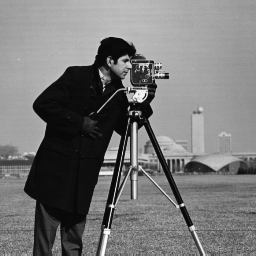
#> input picture Assignment-1/Task_8/Cameraman.tiff, 256 x 256 px, found by its file name
$ jupyter execute script_part1.ipynb
#> lines starting #> are read from the running program, lines starting #| are printed output that depends on the picture; after the words box and inside, x2 and y2 are one past the last pixel; in counts of white or black regions, pixels touching at a corner belong together
[cell 1]
import matplotlib.pyplot as plt
import imageio
from skimage import io, feature, color, transform, filters
import numpy as np
from scipy import ndimage as ndi
from scipy.ndimage import maximum_filter, label, find_objects
from skimage.feature import peak_local_max
from skimage import img_as_float
import cv2
from skimage.transform import hough_line, hough_line_peaks

[cell 2]
image = imageio.imread('cameraman.tiff')
#> image is the input picture: shape (256, 256); min 7, max 253, mean 118.7

# Display the image using matplotlib
plt.imshow(image, cmap='gray')
plt.axis('off')
plt.show()

[cell 3]
# Canny edge map

edges = feature.canny(image)
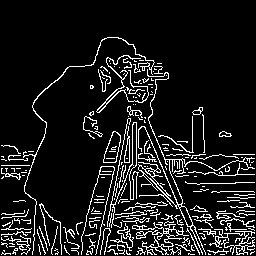
#> edges: shape (256, 256) bool; 10.6% white in thin lines or dots, all inside (x1, y1, x2, y2) = (1, 37, 255, 255)

plt.figure(figsize=(12, 6))
plt.imshow(edges, cmap='gray')
plt.title('Canny Edge Map')
plt.axis('off')

plt.show()

[cell 4]
# Hough transform accumulator

hough_space, theta, p = transform.hough_line(edges)
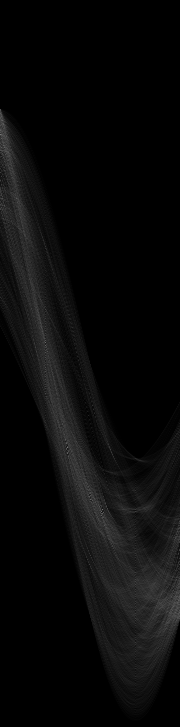
#> hough_space: shape (727, 180) uint64; min 0, max 122, mean 9.5
#> theta = 180 values from -1.57 to 1.55; p = 727 values from -363 to 363

plt.figure(figsize=(8, 6))
plt.imshow(hough_space, aspect='auto', cmap='hot')
plt.colorbar()
plt.title('Hough Transform Accumulator Array')
plt.xlabel('Angles (radians)')
plt.ylabel('Distance (pixels)')
plt.show()
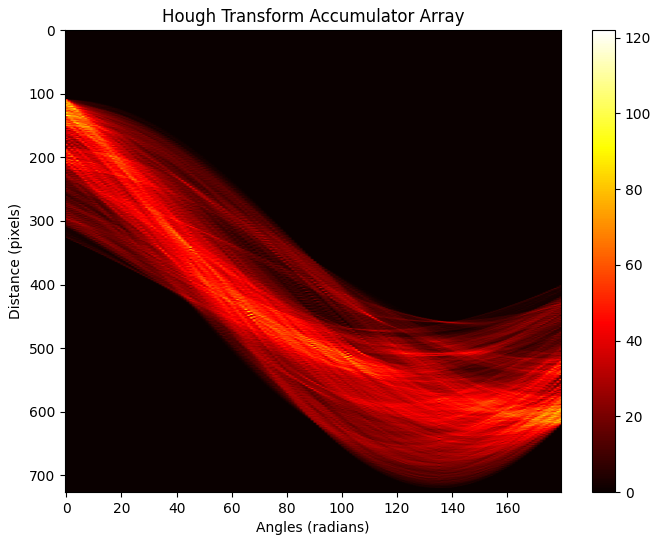
#> figure drawn by matplotlib, 2 panels

[cell 5]
threshold = 0.5 * np.max(hough_space) # max 50% of the hough space
#> threshold = 61
hough_thresholded = hough_space * (hough_space > threshold)
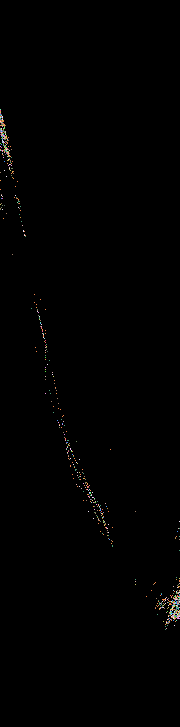
#> hough_thresholded: shape (727, 180) uint64; 41 distinct labels, from 0 to 122; one colour per label, 0 black

sorted_indices_flat = np.argsort(hough_thresholded.flatten())[::-1]

# Select the top 5 indices
top_5_indices_flat = sorted_indices_flat[:5]
#> top_5_indices_flat = [24120, 80527, 91722, 92081, 61605]

# Convert flat indices back to 2D coordinates (assuming hough_thresholded is 2D)
top_5_coordinates = np.unravel_index(top_5_indices_flat, hough_thresholded.shape)
#> top_5_coordinates = ([134, 447, 509, 511, 342], [0, 67, 102, 101, 45])

# Print the top 5 coordinates
print("Top 5 coordinates:")
for coord in zip(*top_5_coordinates):
    print(coord)
#> this loop made 5 passes
#> coord on passes 1 to 5: (134, 0), (447, 67), (509, 102), (511, 101), (342, 45)
#| (134, 0)
#| (447, 67)
#| (509, 102)
#| (511, 101)
#| (342, 45)


plt.figure(figsize=(8, 6))
plt.imshow(hough_space, cmap='hot', aspect='auto')
plt.colorbar()
plt.title('Hough Transform Accumulator with Top 5 Local Maxima')

if len(top_5_coordinates) == 2:
    for y, x in zip(top_5_coordinates[0], top_5_coordinates[1]):
        plt.plot(x, y, 'bo', markersize=10, label='Top 5 maxima')
#> this loop made 5 passes

# Plot settings
plt.xlabel('Angles (radians)')
plt.ylabel('Distance (pixels)')
plt.show()

[cell 6]
def myhoughline(image, p, theta):

    theta = np.deg2rad(theta)

    cos_theta = np.cos(theta)
    sin_theta = np.sin(theta)

    x_0 = cos_theta * p
    y_0 = sin_theta * p

    # Calculate the slope of the line
    if abs(theta) != 0:
        m = -np.tan(theta)
    else:
        m = np.inf  # Vertical line case

    height, width = image.shape[:2]

    # If the line is vertical
    if np.isinf(m):
        x1, y1 = int(p), 0  # Line is vertical, passing through x = p
        x2, y2 = int(p), height
    else:
        x1, y1 = 0, int(y_0 + m * (-x_0))  # Point at the left boundary (x = 0)
        x2, y2 = width, int(y_0 + m * (width - x_0))  # Point at the right boundary (x = width)

    x1, y1, x2, y2 = int(x1), int(y1), int(x2), int(y2)

    # Draw the line on the image
    line_image = image.copy()
    cv2.line(line_image, (x1, y1), (x2, y2), (0, 0, 255), 2)

    return line_image

[cell 7]
top_p = top_5_coordinates[0][0]
#> top_p = 134
top_theta = top_5_coordinates[1][0]
#> top_theta = 0

line_image = myhoughline(image, top_p, top_theta)
#> in myhoughline, `cos_theta = np.cos(theta)`: cos_theta = 1
#> in myhoughline, `sin_theta = np.sin(theta)`: sin_theta = 0
#> in myhoughline, `x_0 = cos_theta * p`: x_0 = 134
#> in myhoughline, `y_0 = sin_theta * p`: y_0 = 0
#> in myhoughline, `x1, y1 = int(p), 0`: x1 = 134; y1 = 0
#> in myhoughline, `x2, y2 = int(p), height`: x2 = 134; y2 = 256
#> in myhoughline, `cv2.line(line_image, (x1, y1), (x2, y2), (0, 0, 255), 2)`:
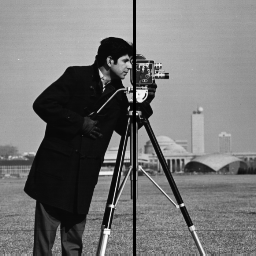
#> line_image: shape (256, 256); 1.17% of pixels changed, all inside (x1, y1, x2, y2) = (133, 0, 136, 256)

plt.figure(figsize=(8, 6))
plt.imshow(line_image, cmap='gray')
plt.title('Original Image with Strongest Line')
plt.axis('off')
plt.show()

$ run again, with Assignment-1/Task_8/HeadTool0002.bmp saved as Assignment-1/Task_8/Cameraman.tiff
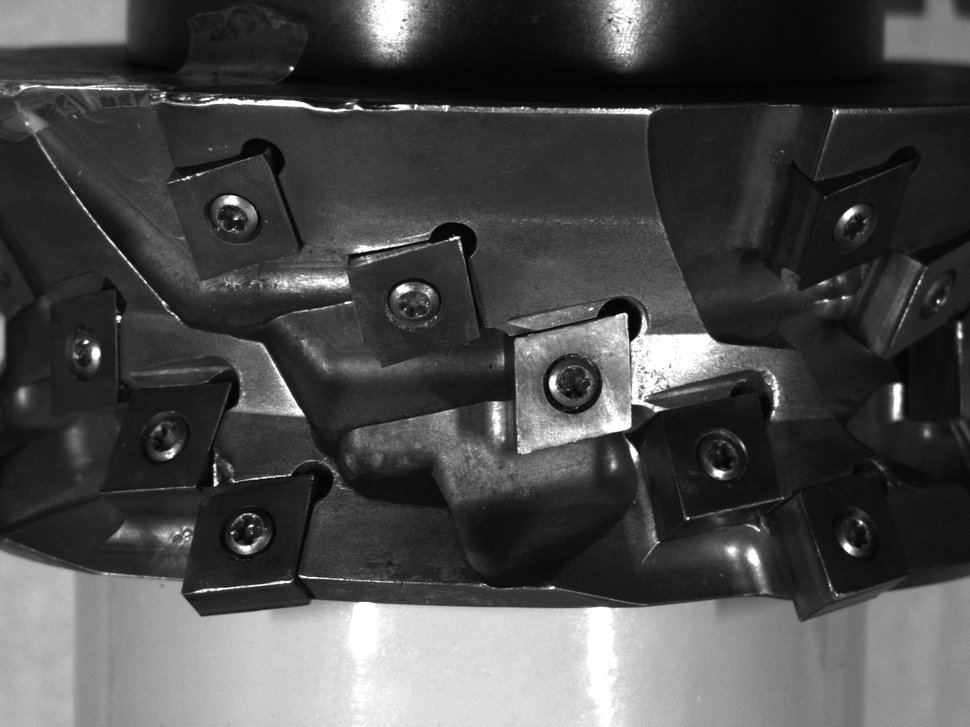
#> input picture Assignment-1/Task_8/HeadTool0002.bmp, 970 x 727 px, shrunk from 1280 x 960 before the run, found by its file name
#> image is the input picture: shape (727, 970); min 2, max 255, mean 74.4
#> edges: shape (727, 970) bool; 5.1% white in thin lines or dots
#> `hough_space, theta, p = transform.hough_line(edges)`: theta = 180 values from -1.57 to 1.55; p = 2427 values from -1213 to 1213
#> threshold = 124
#> `hough_thresholded = hough_space * (hough_space > threshold)`:
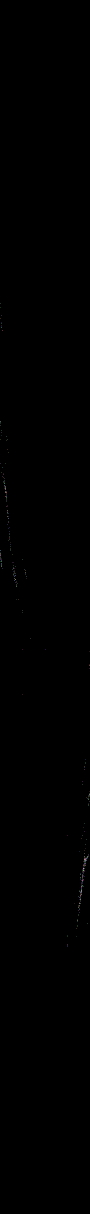
#> hough_thresholded: shape (2427, 180) uint64 (shown at 1/2 size); 56 distinct labels, from 0 to 248; one colour per label, 0 black
#> top_5_indices_flat = [199801, 200701, 198900, 200881, 199620]
#> top_5_coordinates = ([1110, 1115, 1105, 1116, 1109], [1, 1, 0, 1, 0])
#> the loop `for coord in zip(*top_5_coordinates):` made 5 passes
#> coord on passes 1 to 5: (1110, 1), (1115, 1), (1105, 0), (1116, 1), (1109, 0)
#> (printed output is left out)
#> the loop `for y, x in zip(top_5_coordinates[0], top_5_coordinates[1]):` made 5 passes
#> top_p = 1110
#> top_theta = 1
#> in myhoughline, `theta = np.deg2rad(theta)`: theta = 0.0175
#> cos_theta = 1
#> sin_theta = 0.0175
#> x_0 = 1109.8
#> y_0 = 19.37
#> m = -0.0175
#> x1 = 0; y1 = 38
#> x2 = 970; y2 = 21
#> in myhoughline, `cv2.line(line_image, (x1, y1), (x2, y2), (0, 0, 255), 2)`:
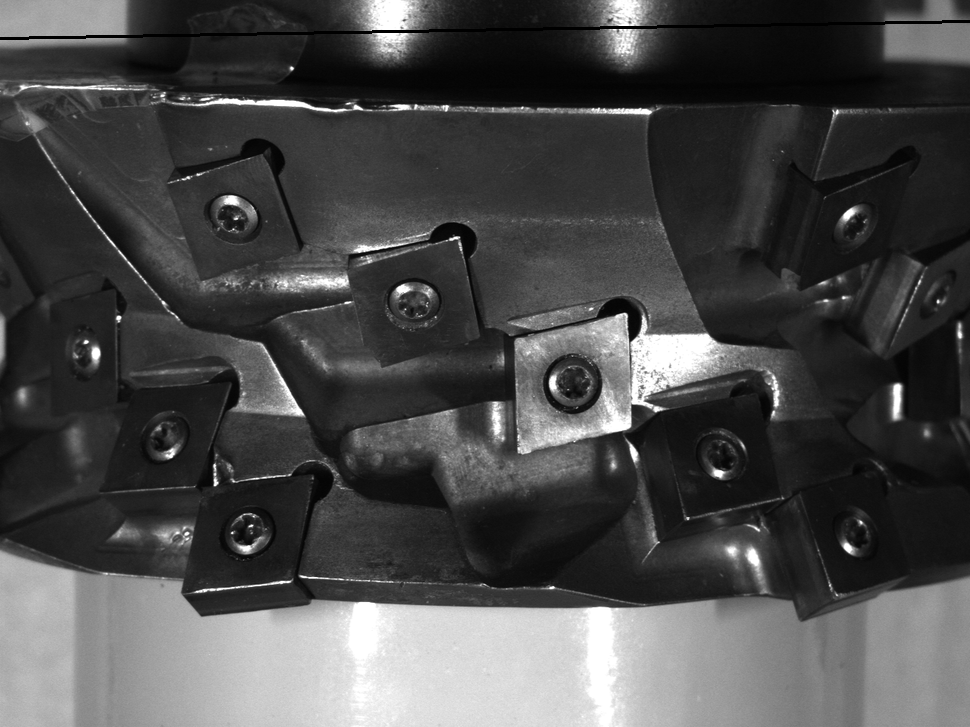
#> line_image: shape (727, 970); 0.41% of pixels changed, all inside (x1, y1, x2, y2) = (0, 20, 970, 40)
